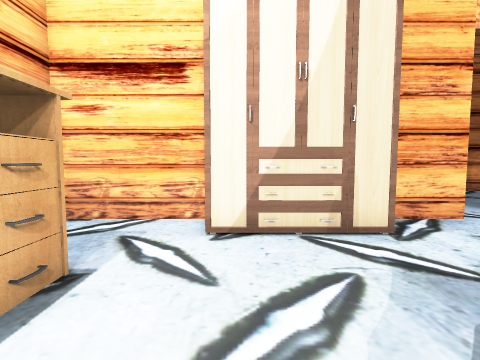
View 1 (above)

15 first-person views from a walk through a Unity game level. The camera is 1.4 m above the floor, tilts 4° down and sees 85° across. The floor is counted in squares, 1 m on a side. Each view is taken from the middle of a square. On the plan, view 1 faces up. The plan holds only what a view shows up to about 13 squares ahead; the rest is blank. Some surface patterns are stand-ins.

View 2
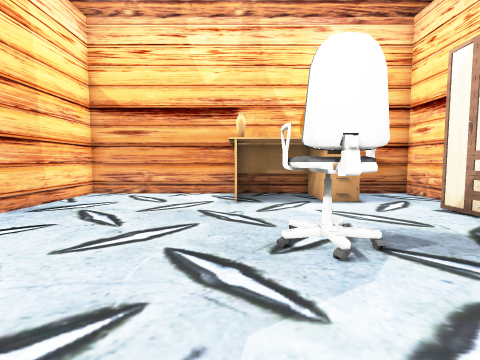

View 3
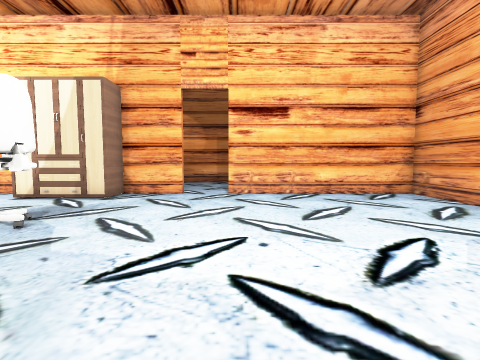

View 4
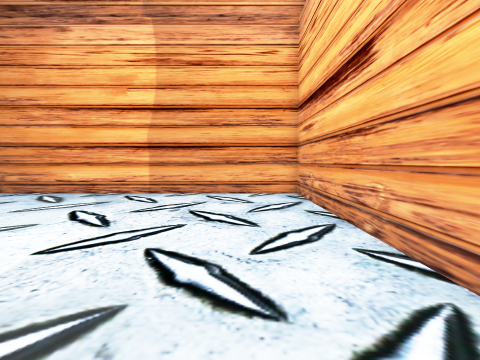

View 5
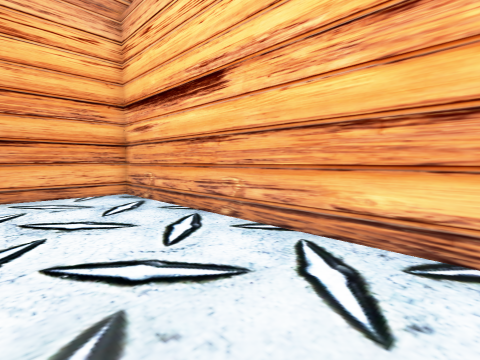

View 6
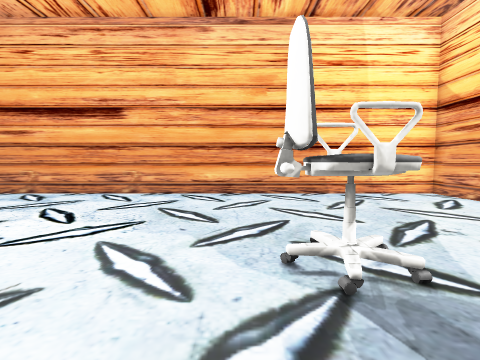

View 7
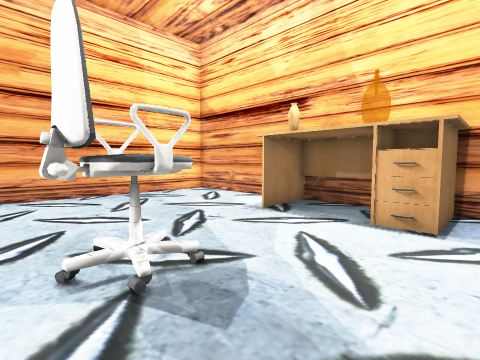

View 8
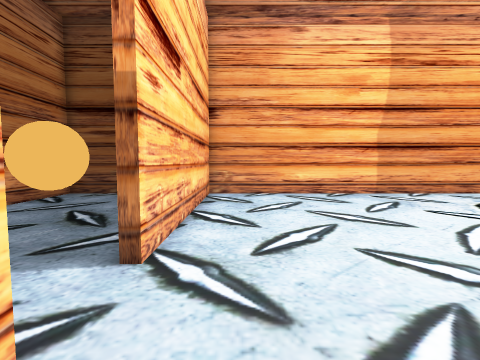

View 9
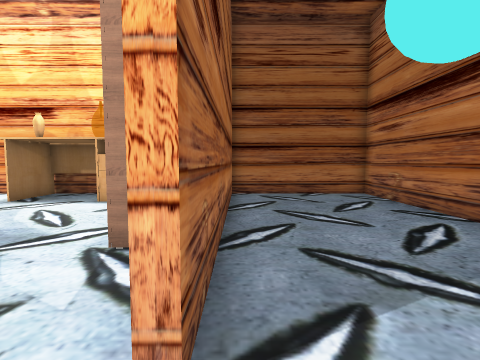

View 10
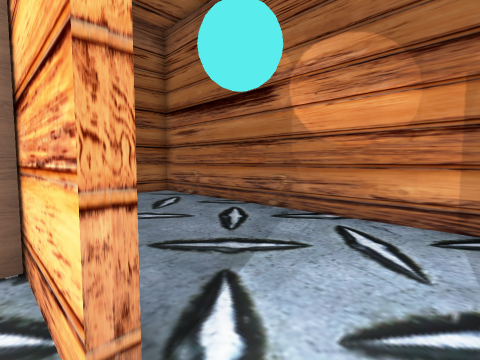

View 11
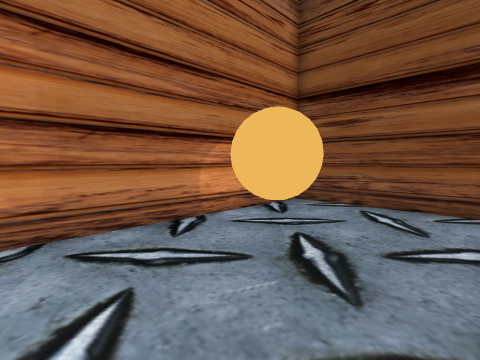

View 12
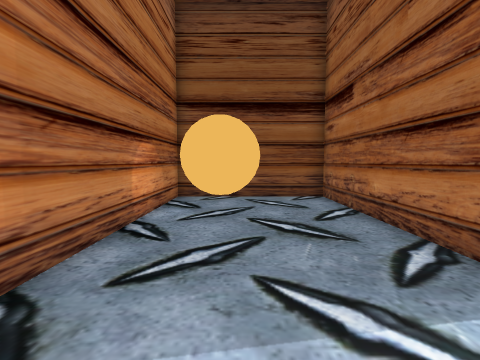

View 13
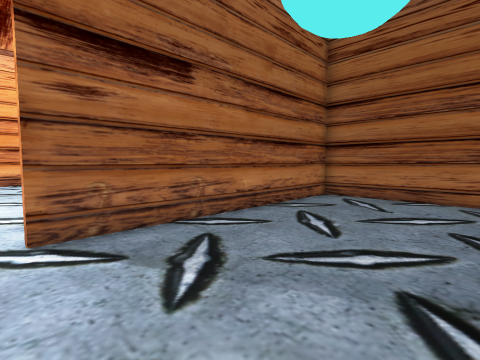

View 14
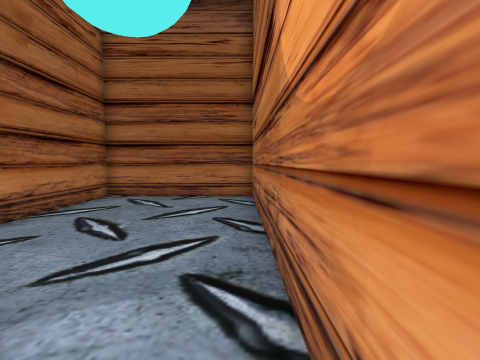

View 15
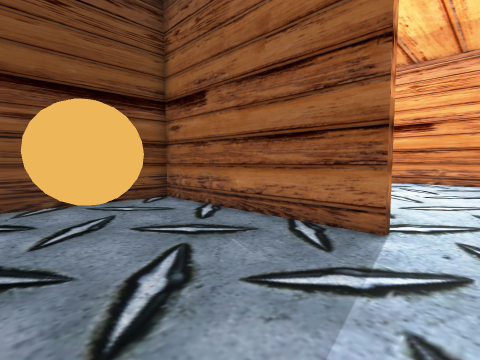

### Floor plan
Ten units are one square. View 1 is at (0, 0); x grows to the right and y downward. Boxes are objects, and circles mark ways between rooms. Rooms are numbered by the first view taken in them; rooms with no view inside come last. Other rooms are left out.
<svg viewBox="-50 -130 210 210">
<path fill="none" stroke="#000" d="M55 -63 26 -63M-2 -63 -45 -63 -45 75 155 75 155 -63 75 -63M69 -125 -45 -125 -45 -67 55 -67 55 -63M75 -63 75 -67 155 -67 155 -125 71 -125"/>
<rect x="-45" y="-35" width="30" height="50" fill="#bbb"><title>table</title></rect>
<rect x="5" y="-55" width="10" height="10" fill="#bbb"><title>cabinet</title></rect>
<rect x="15" y="-15" width="20" height="20" fill="#bbb"><title>chair</title></rect>
<rect x="105" y="-115" width="20" height="20" fill="#bbb"><title>orange ball</title></rect>
<circle cx="65" cy="-65" r="3" fill="#2a7"/>
<text x="60" y="10">1</text>
<text x="60" y="-100">2</text>
</svg>
Room 1 opens to room 2.

Where each view was taken, in squares from view 1:
view 1: 0 up, 0 right, facing up
view 2: 1 down, 7 right, facing left
view 3: 5 down, 8 right, facing up
view 4: 5 down, 4 right, facing right
view 5: 3 down, 4 right, facing down-right
view 6: 4 up, 4 right, facing down
view 7: 4 up, 4 right, facing down-left
view 8: 5 up, 4 right, facing right
view 9: 7 up, 7 right, facing left
view 10: 6 up, 7 right, facing up-left
view 11: 7 up, 7 right, facing up-right
view 12: 10 up, 5 right, facing right
view 13: 12 up, 6 right, facing down-left
view 14: 12 up, 6 right, facing left
view 15: 12 up, 6 right, facing down-right
